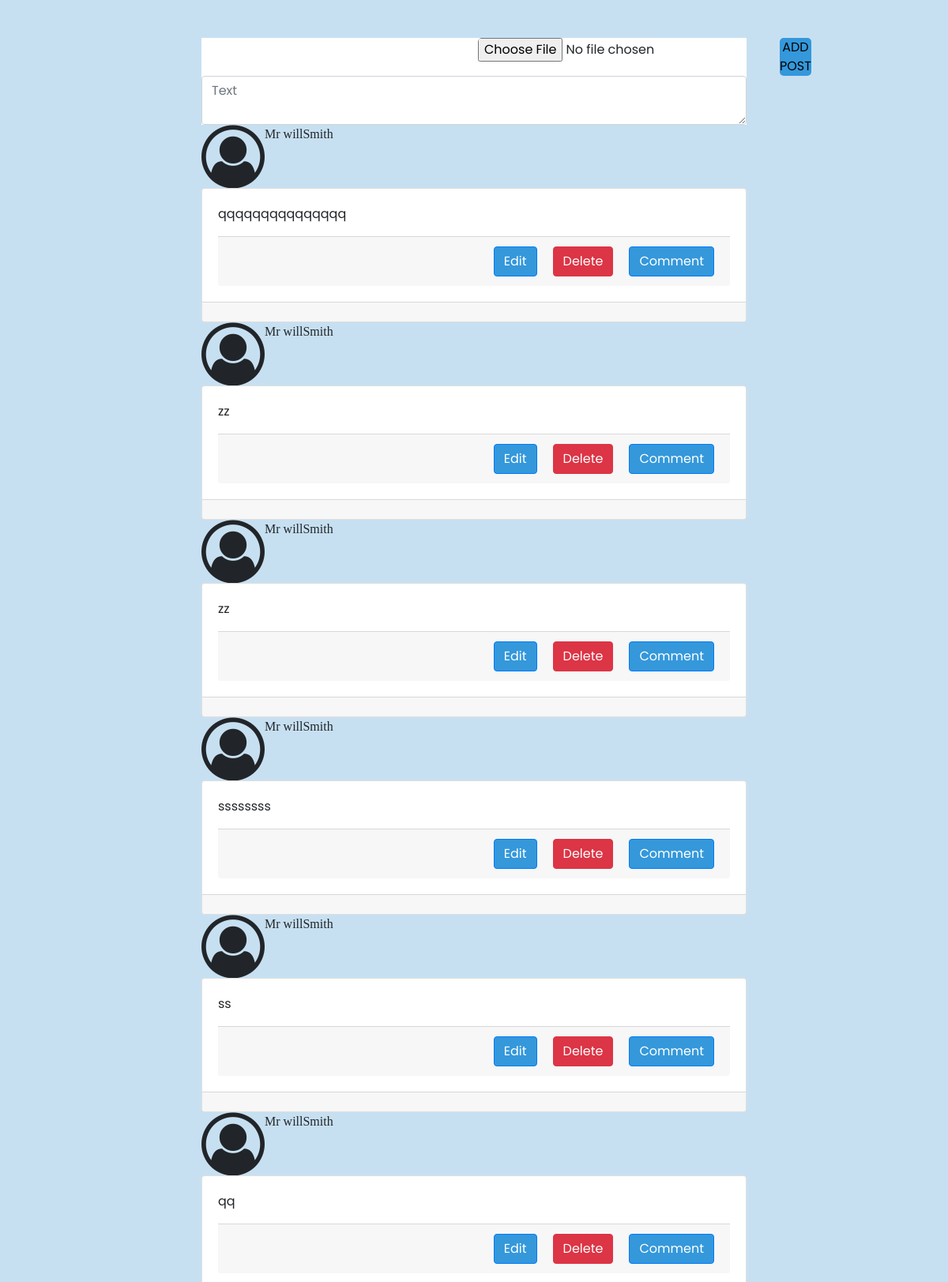
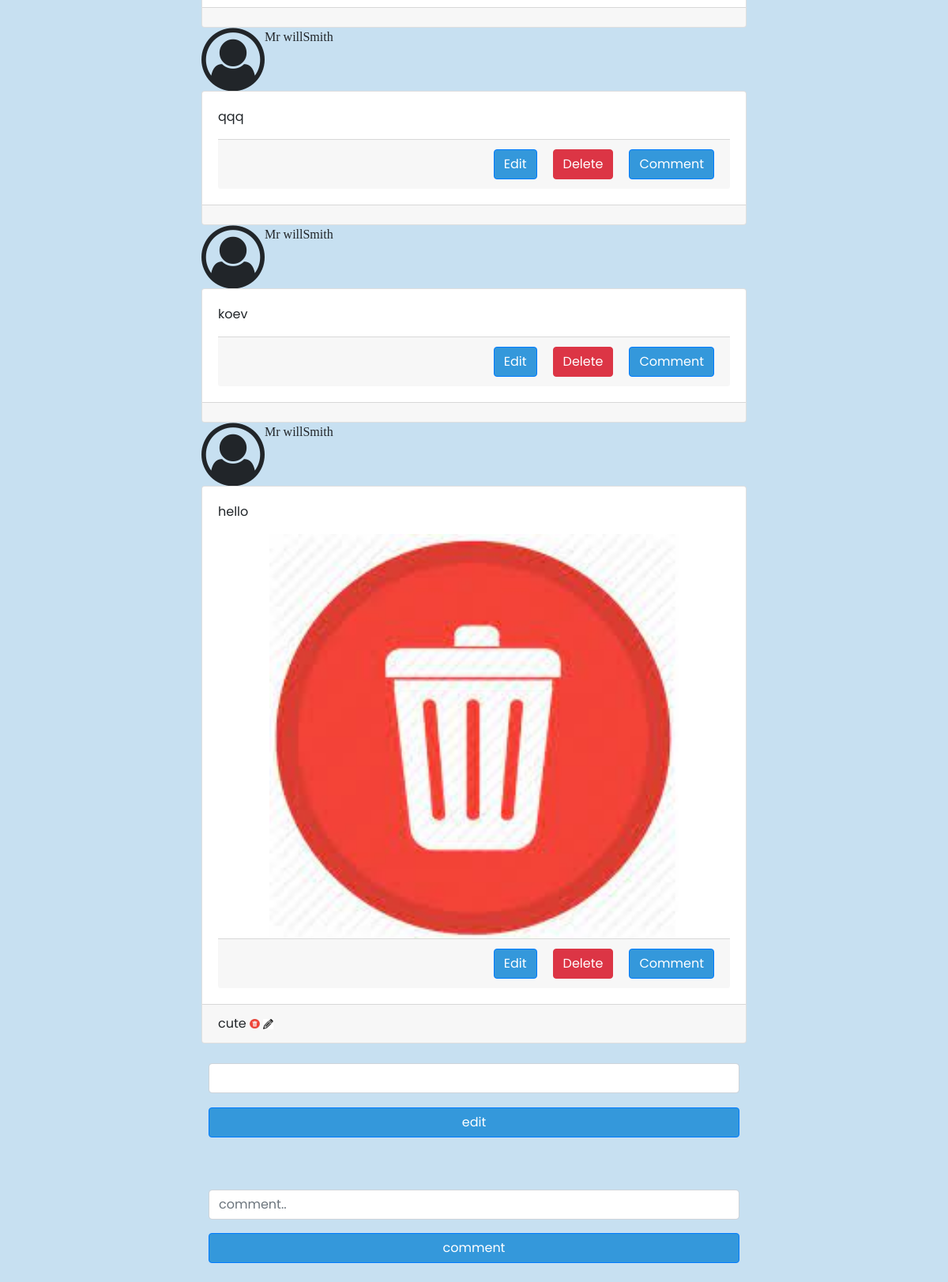
The page / on the database its author committed (2 pictures, top to bottom).
### tables this page shows
CREATE TABLE `posts` (
  `posts_id` int(11) NOT NULL,
  `image` varchar(60) DEFAULT NULL,
  `titles` varchar(60) DEFAULT NULL,
  `Descriptions` varchar(200) DEFAULT NULL,
  `users_id` int(11) NOT NULL
);

CREATE TABLE `comments` (
  `comments_id` int(11) NOT NULL,
  `content` varchar(200) DEFAULT NULL,
  `users_id` int(11) NOT NULL,
  `posts_id` int(11) NOT NULL
);

### index.php (called while the page is built)
<?php
require_once ('templates/header.php');
require_once('views/post_form.php');
require_once('views/editcmt_view.php');
require_once('views/comment_view.php');
require_once ('templates/footer.php');

### models/post.php (called while the page is built, shortened)
<?php
require_once 'database.php';
function getcommts($postID)
{
    global $database;
    $statement=$database->prepare("SELECT * FROM comments WHERE posts_id=:id");
    $statement->execute(
        [":id"=>$postID]
    );
    return $statement->fetchAll();
}
function getcommt($comment_id)
{
    global $database;
    $statement=$database->prepare("SELECT * FROM comments WHERE comments_id=:id");
    $statement->execute(
        [":id"=>$comment_id]
    );
    return $statement->fetch();
}
function getAllPost()
{
    global $database;
    $statement=$database->prepare("SELECT * FROM posts ORDER BY posts_id desc");
    $statement->execute();
    return $statement->fetchAll();
}

### views/post_form.php (the view, shortened to what this page needs)
<div class="container mt-5">
    <form action="#"  method="post" class="displayPost" enctype="multipart/form-data">
        <div class="inputfile">
            <input type="file" class="file" name="uploadfile" value="">
            <button type="submit" class="btn_post" name="upload">ADD POST</button>
        </div>
        <div class="">
            <textarea name="text" class="form-control" placeholder="Text"  ></textarea>
        </div>
    </form>
</div>
<?php
require_once ('models/post.php');
?>
<div class="container">
    <?php
        $posts=getAllPost();
        foreach($posts as $post):
    ?>
    <div class="card2">
        <i class="fa fa-user-circle-o"></i>
        <p class="p">Mr willSmith</p>
    </div>
    <div class="card">
        <div class="card-body">
            <p class="card-text"><?= $post['Descriptions']?></p>
            <div class="image-control">
                <img class='imgpost' src="../images/<?= $post['image'] ?>"  alt="">
            </div>
            <div class="card-footer d-flex justify-content-end">
                <a href="views/edit_view.php?id=<?=$post['posts_id']?>" class="card-link btn btn-primary d-flex justify-content-end">Edit</a>
                <a href="controllers/delete_post.php?id=<?= $post['posts_id'] ?>" class="btn btn-danger d-flex justify-content-end card-link">Delete</a>
                <a href="views/comment_view.php?id=<?= $post['posts_id'] ?>" class="card-link btn btn-primary">Comment</a>
            </div>
    </div>
    <div class="card-footer">
        <?php
        $comments=getcommts($post['posts_id']);
        foreach($comments as  $comment):
         ?>
            <div class="card-cmt ">
                <div class="com">
                    <?php echo $comment['content']?>
                    <a href="controllers/delete_cmt.php?id=<?= $comment['comments_id'] ?>"><img class='pic' src="../images/download.jpg" alt=""></a>
                    <a href="views/editcmt_view.php?id=<?=$comment['comments_id'] ?>"><img class ='pic'src="../images/edit.png" alt=""></a>
                </div>
            </div>
            <?php endforeach;?>
        </div>
    </div>
    <?php endforeach;?>
</div>

### templates/header.php (shortened to what this page needs)
<!DOCTYPE html>
<html lang="en">
<head>
    <link rel="stylesheet" href="https://cdnjs.cloudflare.com/ajax/libs/font-awesome/4.7.0/css/font-awesome.min.css">
    <link rel="stylesheet" href="https://cdnjs.cloudflare.com/ajax/libs/font-awesome/4.7.0/css/font-awesome.min.css">
    <link rel="stylesheet" href="https://maxcdn.bootstrapcdn.com/bootstrap/4.5.2/css/bootstrap.min.css">
    <link rel="stylesheet" href="../css/style.css">
</head>
<body>

### views/editcmt_view.php (shortened to what this page needs)
<?php require_once '../templates/header.php'; ?>
<div class="container p-4">
    <?php
    require_once '../models/post.php';
    $comment_id=$_GET['id'];
    $content=getcommt($comment_id);
        ?>
    <form action="../controllers/edit_comment.php" method="post">
        <div class="form-group">
            <input type="text" class="form-control" value="<?=$content['content']?>" name="content">
        </div>
        <div class="form-group">
            <button type="submit" class="btn btn-primary btn-block">edit</button>
        </div>
    </form>
</div>
<?php require_once '../templates/footer.php'; ?>

### views/comment_view.php (shortened to what this page needs)
<?php require_once('../models/post.php');?>
<?php require_once '../templates/header.php'; ?>
<div class="container p-4">
    <?php
    require_once '../models/post.php';
    ?>
    <form action="../controllers/comment_post.php" method="post">
        <div class="form-group btnedit">
            <input type="text" class="form-control " placeholder='comment..'  name="content">
        </div>
        <div class="display-cmt">
            <button type="submit" class="btn btn-primary btn-block">comment</button>
        </div>
    </form>
</div>
<?php require_once '../templates/footer.php'; ?>

### css/style.css (style rules this page uses)
:root { --blue: #3498db; --dark-blue: #2980b9; --red: #e74c3c; --dark-red: #c0392b; --black: #333; --white: #fff; --light-bg: #eee; --box-shadow: 0 5px 10px rgba(0, 0, 0, .1); --blues: #89c3eb; }
body { background-color: #c7e0f1; }
.container { width: 60%; }
.displayPost { background-color: var(--white); }
img { width: 100%; }
.btn_post { background-color: #3498db; border-radius: 5px; border: none; margin-left: 40px; }
.file { border-radius: 5px; border: none; }
.inputfile { display: flex; margin-left: 350px; }
.card2 p { font-family: sans-ser; }
.card2 { display: flex; }
.fa { font-size: 5rem; }
.p { justify-content: flex-end; }
.form-group { min-height: 5vh; display: flex; align-items: center; justify-content: center; width: 100px; }
.btn-primary { background-color: var(--blue); }
* { font-family: 'Poppins', sans-serif; margin: 0; padding: 0; box-sizing: border-box; outline: none; border: none; text-decoration: none; }
.btnedit { width: 100%; }
.form-group { width: 100%; }
.pic { width: 2%; }
.imgpost { width: 80%; display: flex; margin: auto; }

### rows shown on the page
posts: Descriptions "qqqqqqqqqqqqqqq"
posts: Descriptions "zz"
posts: Descriptions "zz"
posts: Descriptions "ssssssss"
posts: Descriptions "ss"
posts: Descriptions "qq"
posts: Descriptions "qqq"
posts: Descriptions "koev"
posts: Descriptions "hello", image (picture)
comments: content "cute"
